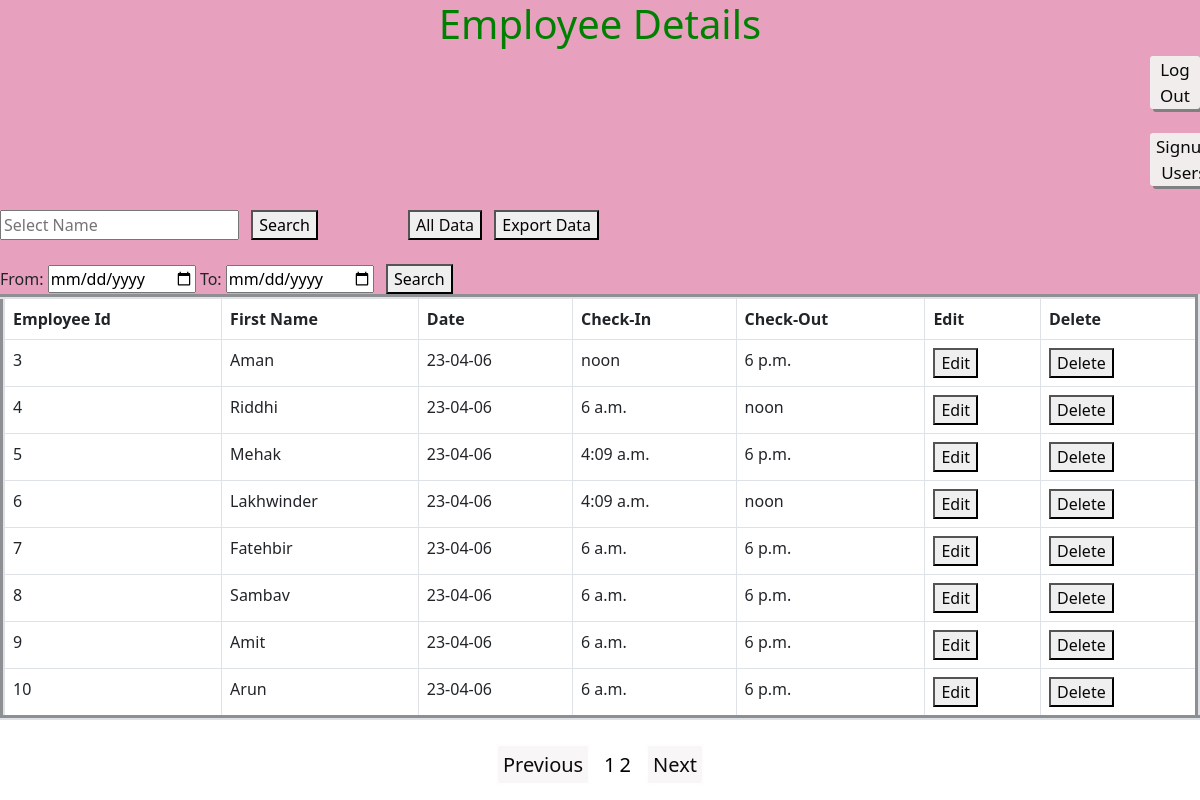
Screenshot of /details?page=2 (signed in) with the database file from the repository.
### Employee/models.py (models this page shows, shortened)
class EmployeeData(models.Model):
    emp_id = models.IntegerField()
    name = models.CharField(max_length=20)
    date = models.DateField()
    check_in = models.TimeField()
    check_out = models.TimeField()

### Employee/views.py (the view)
# urls.py: path("details",views.details,name='details'),
@login_required(login_url='employee_login')
def details(request):
    if request.method == 'GET':
        name = request.GET.get('searchname', '')
        start_date = request.GET.get('fromdate', '')
        end_date = request.GET.get('to', '')
        val_1={'name':name,'fromdate':start_date,'to':end_date}
        data_1 = EmployeeData.objects.all()
        if name:
            data_1 = data_1.filter(name__icontains=name)
        if start_date:
            data_1 = data_1.filter(date__gte=start_date)
        if end_date:
            data_1 = data_1.filter(date__lte=end_date)
        paginator = Paginator(data_1, 10)
        page_number = request.GET.get('page')
        data_1 = paginator.get_page(page_number)
        return render(request, 'index.html', {'data_1':data_1,'val_1':val_1})
    data_1 = EmployeeData.objects.all()
    return render(request, 'index.html',{'data_1':data_1})

### Employee/templates/index.html (shortened to what this page needs)
{% extends 'base.html' %}
{% block content %}
<div class=" gradient-custom">
    <h1>Employee Details</h1>
<button class="btn-3"><a class="link" href="{% url 'employee_login' %}">Log Out</a></button><br><br>
<button class="btn-3"><a class="link" href="{% url 'newuser' %}">Signup Users</a></button><br><br>
<form action="" method="get">
    <div class="row">
    <div class="col-4 ">
        <input type="text" list="names" value="{{val_1.st}}" name="searchname" class="form-control-1" placeholder="Select Name">
        <button type="submit" class="btn-1 ms-2">Search</button>
    </div>
    <div class="col-8 con1">
        <button class="btn-1"><a class="link" href="{% url 'details' %}">All Data</a></button>
        <button class="btn-1 ms-2" onclick="tableToCSV()">Export Data</button><br><br>
    </div>
</div>
        <div class="col-8">
            <label for="From" class="form-label-1">From:</label>
            <input type="date"  name="fromdate" class="form-control-2">
            <label for="To" class="form-label-2">To:</label>
            <input type="date" class="form-control-2"  name="to" >
            <button type="submit" class="btn-1 ms-2">Search</button>
        </div>
</div>
<div class="container_1">
    <table class="table table-bordered" border="5px">
    <thead>
      <tr>
        <th scope="col">Employee Id</th>
        <th scope="col">First Name</th>
        <th scope="col">Date</th>
        <th scope="col">Check-In</th>
        <th scope="col">Check-Out</th>
        <th scope="col">Edit</th>
        <th scope="col">Delete</th>
      </tr>
    </thead>
        {% for d in data_1 %}
        <tbody>
            <tr>
                <td>{{ d.emp_id }}</td>
                <td>{{ d.name }}</td>
                <td>{{ d.date|date:'y-m-d'}}</td>
                <td>{{ d.check_in}}</td>
                <td>{{ d.check_out}}</td>
                <td> <button class="btn-2"><a  class="link" href="/edit?id={{d.emp_id}}">Edit</a></button>
                </td>
                <td> <button class="btn-2"><a class="link" href="{% url 'delete' d.pk %}">Delete</a></button></td>
            </tr>
        </tbody>
        {% endfor %}
  </table>
</div>
<div class="pagi">
    <span class="step-links">
        {% if data_1.has_previous %}
            <a class="page" href="?page={{ data_1.previous_page_number }}">Previous</a>
        {% else %}
            <a class="page" href="#" tabindex="-1" aria-disabled="True">Previous</a>
        {% endif %}
        {% for j in data_1.paginator.page_range %}
            {% if data_1.number == j %}
              <span class="page-link">
                {{ j }}
              </span>
            {% elif j > data_1.number|add:'-5' and j < data_1.number|add:'5' %}
                 <a class="page-link" href="?page={{ j }}">{{ j }}</a>
            {% endif %}
        {% endfor %}
            {% if data_1.has_next %}
            <a class="page" href="?page={{ data_1.next_page_number }}">Next</a>
        {% else %}
            <a class="page" href="#" tabindex="-1" aria-disabled="True">Next</a>
        {% endif %}
</span>
</div>
</div>
{% endblock %}

### Employee/templates/base.html (style rules this page uses)
.link { text-decoration: none; color: rgb(8, 8, 8); }
.btn-3 { background-color: rgb(241, 237, 237); border: none; box-shadow:3px 3px 0 0 grey; border-radius:3px; font-size: 17px; margin-left: 1150px; color: white; }
.pagi { margin-top: 30px; margin-bottom: 20px; color: black; font-size: 15px; text-align: center; }
.page-link { text-decoration: none; color: black; font-size: 20px; display: inline; }
.page { text-decoration: none; border: 2px solid rgb(255, 254, 254); background-color: rgb(248, 246, 246); color: rgb(12, 10, 10); margin:10px; font-size: 20px; padding: 5px; border-radius: 3px; }

### Employee/templates/index.html (style rules this page uses)
.gradient-custom { background: #e8a0bf; }
h1 { color: green; text-align: center; }
table { background-color: #ba90c6; }

### rows the page displays
EmployeeData: emp_id "3", name "Aman", date "23-04-06", check_in "noon", check_out "6 p.m."
EmployeeData: emp_id "4", name "Riddhi", date "23-04-06", check_in "6 a.m.", check_out "noon"
EmployeeData: emp_id "5", name "Mehak", date "23-04-06", check_in "4:09 a.m.", check_out "6 p.m."
EmployeeData: emp_id "6", name "Lakhwinder", date "23-04-06", check_in "4:09 a.m.", check_out "noon"
EmployeeData: emp_id "7", name "Fatehbir", date "23-04-06", check_in "6 a.m.", check_out "6 p.m."
EmployeeData: emp_id "8", name "Sambav", date "23-04-06", check_in "6 a.m.", check_out "6 p.m."
EmployeeData: emp_id "9", name "Amit", date "23-04-06", check_in "6 a.m.", check_out "6 p.m."
EmployeeData: emp_id "10", name "Arun", date "23-04-06", check_in "6 a.m.", check_out "6 p.m."

### other values shown
{{ j }} "1"
{{ j }} "2"
